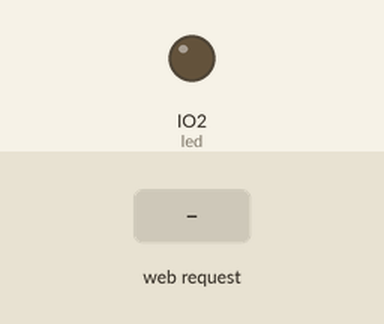
Bench run of a program on a simulated ESP32 board running CircuitPython. Shown: output pins drawn as LEDs (lit = HIGH). The test bench sets the inputs (shaded band). What the program prints to the serial console is not drawn.

Above: at 2.7 s.
2.8 s: HTTP request GET /led/on received
At 3.7 s:
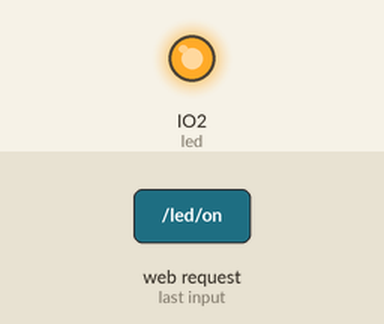
4.3 s: HTTP request GET /led/off received
At 4.8 s:
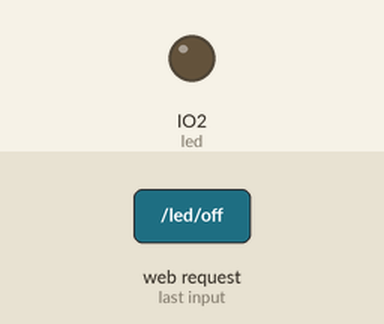
Timing chart, 0 to 7.3 s (numbered marks = the images above; inputs shaded):
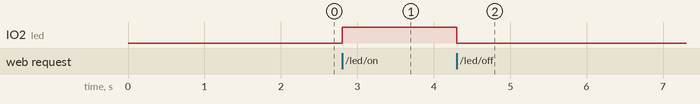

Measured:
- after the input at 2.8 s, IO2 (led): LOW → HIGH at once
- after the input at 4.3 s, IO2 (led): HIGH → LOW at once

The program:

webservice.py
```python
import time
import board
import digitalio
import wifi
import socketpool

# --- Configuration ---
SSID = "enternet"        # Replace with your Wi-Fi name
PASSWORD = "zxae17"  # Replace with your Wi-Fi password

# --- Setup onboard LED (GPIO2 on most ESP32 boards) ---
try:
    led = digitalio.DigitalInOut(board.IO2)
    led.direction = digitalio.Direction.OUTPUT
    led.value = False
except Exception as e:
    print("LED setup failed:", e)

# --- Connect to Wi-Fi ---
try:
    wifi.radio.connect(SSID, PASSWORD)
    print("✅ Connected to WiFi")
    print("🌐 IP address:", wifi.radio.ipv4_address)
except Exception as e:
    print("❌ Failed to connect to Wi-Fi:", e)
    while True:
        pass  # Stop execution

# --- Setup Socket Server ---
try:
    pool = socketpool.SocketPool(wifi.radio)
    server = pool.socket()
    server.bind(('0.0.0.0', 80))
    server.listen(1)
    print("🌍 HTTP server started, waiting for connections...")
except Exception as e:
    print("❌ Server setup failed:", e)
    while True:
        pass

# --- HTML Response Page ---
def webpage():
    status = "ON" if led.value else "OFF"
    return f"""<!DOCTYPE html>
<html>
<head>
    <title>ESP32 LED Control</title>
    <style>
        body {{ font-family: Arial; text-align: center; background: #eef; }}
        .button {{ padding: 20px; font-size: 20px; margin: 20px; border-radius: 10px; cursor: pointer; }}
        .on {{ background-color: green; color: white; }}
        .off {{ background-color: red; color: white; }}
    </style>
</head>
<body>
    <h1>ESP32 LED Control</h1>
    <p>LED is currently <strong>{status}</strong></p>
    <a href="/led/on"><button class="button on">Turn ON</button></a>
    <a href="/led/off"><button class="button off">Turn OFF</button></a>
</body>
</html>"""

# --- Main Server Loop ---
while True:
    try:
        conn, addr = server.accept()
        print(f"\n🔌 Connection from {addr}")

        buffer = bytearray(1024)
        bytes_read = conn.recv_into(buffer)
        request = str(buffer[:bytes_read], "utf-8")
        print("📥 Request:", request)

        # Handle routes
        if "/led/on" in request:
            led.value = True
        elif "/led/off" in request:
            led.value = False

        # Send response
        html = webpage()
        conn.send("HTTP/1.1 200 OK\r\nContent-Type: text/html\r\n\r\n")
        conn.send(html)
        conn.close()

    except Exception as e:
        print("⚠️ Error during request:", e)
        try:
            conn.close()
        except:
            pass
```
